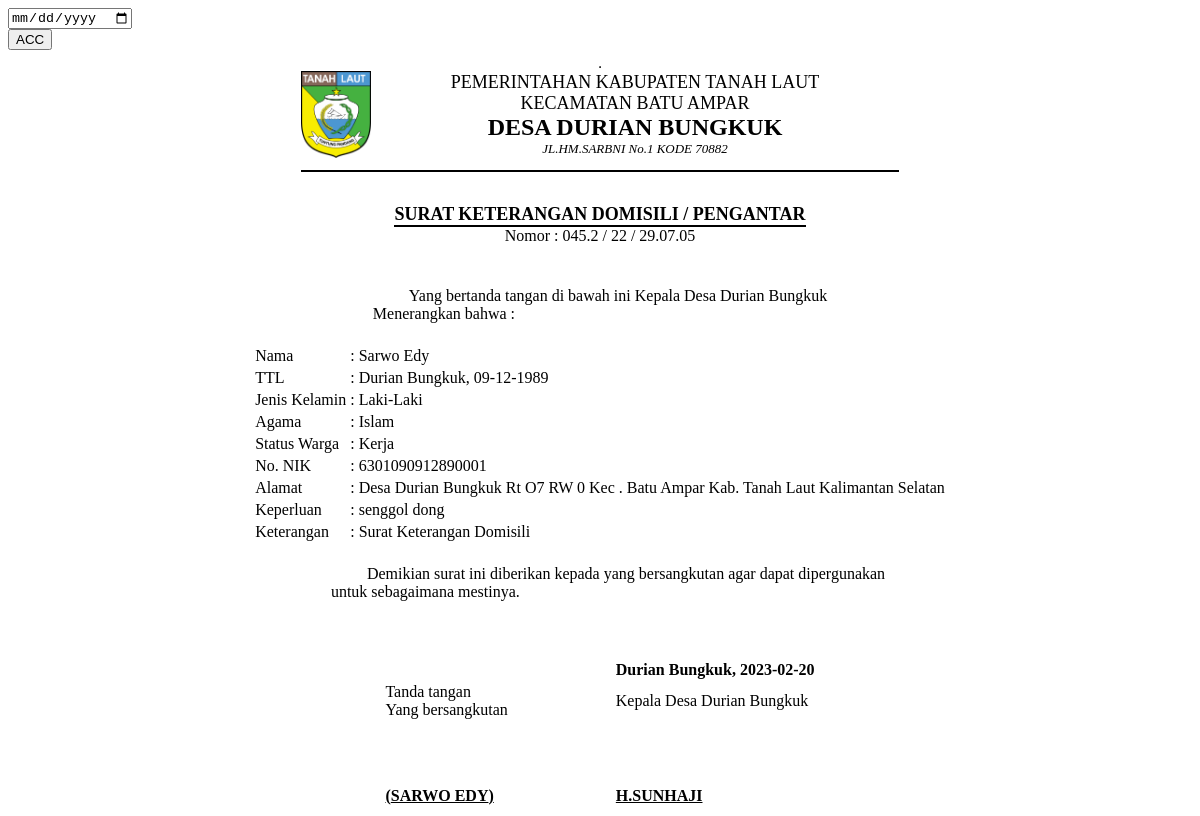
The page /demo1/view_skd.php?id_request_skd=22 on the database its author committed.
### tables this page shows
CREATE TABLE `data_request_skd` (
  `id_request_skd` int(11) NOT NULL,
  `nik` varchar(16) NOT NULL,
  `tanggal_request` timestamp NOT NULL DEFAULT current_timestamp(),
  `scan_ktp` text NOT NULL,
  `scan_kk` text NOT NULL,
  `keperluan` varchar(20) NOT NULL,
  `keterangan` varchar(50) NOT NULL DEFAULT 'Data sedang diperiksa oleh Staf',
  `request` varchar(20) NOT NULL DEFAULT 'DOMISILI',
  `status` int(11) NOT NULL DEFAULT 0,
  `acc` date NOT NULL
);

CREATE TABLE `data_user` (
  `nik` varchar(16) NOT NULL,
  `password` varchar(225) NOT NULL,
  `hak_akses` varchar(225) NOT NULL,
  `nama` varchar(30) NOT NULL,
  `tanggal_lahir` date NOT NULL,
  `tempat_lahir` varchar(30) NOT NULL,
  `jekel` varchar(20) NOT NULL,
  `agama` varchar(20) NOT NULL,
  `alamat` text NOT NULL,
  `telepon` varchar(13) NOT NULL,
  `status_warga` varchar(30) NOT NULL
);

### demo1/view_skd.php (the view, shortened to what this page needs)
<?php include '../konek.php';?>
<link href="css/sweetalert.css" rel="stylesheet" type="text/css">
<?php
	if(isset($_GET['id_request_skd'])){
		$id=$_GET['id_request_skd'];
		$sql = "SELECT * FROM data_request_skd natural join data_user WHERE id_request_skd='$id'";
		$query = mysqli_query($konek,$sql);
        $data = mysqli_fetch_array($query,MYSQLI_BOTH);
        $id=$data['id_request_skd'];
        $nik = $data['nik'];
		$nama = $data['nama'];
		$tempat = $data['tempat_lahir'];
        $tgl = $data['tanggal_lahir'];
        $format2 = date('d-m-Y', strtotime($tgl));
		$agama = $data['agama'];
		$jekel = $data['jekel'];
		$nama = $data['nama'];
		$alamat = $data['alamat'];
		$status_warga = $data['status_warga'];
        $request = $data['request'];
        $keperluan = $data['keperluan'];
        $acc = $data['acc'];
	}
?>
                <div class="page-inner mt--5">
					<div class="row mt--2">
						<div class="col-md-6">
							<div class="card full-height">
								<div class="card-body">
								    <div class="card-tools">
                                        <form action="" method="POST"name="myForm" onsubmit="return validateForm()">
                                            <div class="form-group">
                                                <input type="date" name="tgl_acc" class="form-control">
                                                <div class="form-group">
                                                    <input type="submit" name="ttd" value="ACC" class="btn btn-primary btn-sm">
                                                </div>
                                            </div>
                                        </form>
									</div>
								</div>
							</div>
						</div>
					</div>
					<div class="row">
						<div class="col-md-12">
							<div class="card">
								<div class="card-body">
                                <table border="1" align="center">
                                    <table border="0" align="center">
                                        <tr>
                                        <td><img src="main/img/db/tanahlaut.png" width="70" height="87" alt=""></td>
                                        <td></td>
                                        <td></td>
                                        <td></td>
                                        <td></td>
                                        <td></td>
                                        <td></td>
                                        <td></td>
                                        <td></td>
                                        <td></td>
                                        <td></td>
                                        <td></td>
                                        <td></td>
                                        <td></td>
                                        <td></td>
                                        <td></td>
                                        <td></td>
                                        <td></td>
                                        <td></td>
                                        <td></td>
                                            <td>
                                                <center>
                                                    <font size="4">PEMERINTAHAN KABUPATEN TANAH LAUT</font><br>
                                                    <font size="4">KECAMATAN BATU AMPAR</font><br>
                                                    <font size="5"><b>DESA DURIAN BUNGKUK</b></font><br>
                                                    <font size="2"><i>JL.HM.SARBNI No.1 KODE 70882</i></font><br>
                                                </center>
                                            </td>
                                        <td></td>
                                        <td></td>
                                        <td></td>
                                        <td></td>
                                        <td></td>
                                        <td></td>
                                        <td></td>
                                        <td></td>
                                        <td></td>
                                        <td></td>
                                        <td></td>
                                        <td></td>
                                        <td></td>
                                        <td></td>
                                        <td></td>
                                        <td></td>
                                        <td></td>
                                        <td></td>
                                        <td></td>
                                        <td></td>
                                        </tr>
                                        <tr>
                                            <td colspan="45"><hr color="black"></td>
                                        </tr>
                                    </table>
                                    <br>
                                    <table border="0" align="center">
                                        <tr>
                                            <td>
                                                <center>
                                                    <font size="4"><b>SURAT KETERANGAN DOMISILI / PENGANTAR</b></font><br>
                                                    <hr style="margin:0px" color="black">
                                                    <span>Nomor : 045.2 / <?php echo $id;?> / 29.07.05</span>
                                                </center>
                                            </td>
                                        </tr>
                                    </table>
                                    <br>
                                    <br>
                                    <table border="0" align="center">
                                        <tr>
                                            <td>
                                                &nbsp;&nbsp;&nbsp;&nbsp;&nbsp;&nbsp;&nbsp;&nbsp;&nbsp;Yang bertanda tangan di bawah ini Kepala Desa Durian Bungkuk <br> Menerangkan bahwa :
                                            </td>
                                        </tr>
                                    </table>
                                    <br>
                                    <table border="0" align="center">
                                        <tr>
                                            <td>Nama</td>
                                            <td>:</td>
                                            <td><?php echo $nama;?></td>
                                        </tr>
                                        <tr>
                                            <td>TTL</td>
                                            <td>:</td>
                                            <td><?php echo $tempat.", ".$format2;?></td>
                                        </tr>
                                        <tr>
                                            <td>Jenis Kelamin</td>
                                            <td>:</td>
                                            <td><?php echo $jekel;?></td>
                                        </tr>
                                        <tr>
                                            <td>Agama</td>
                                            <td>:</td>
                                            <td><?php echo $agama;?></td>
                                        </tr>
                                        <tr>
                                            <td>Status Warga</td>
                                            <td>:</td>
                                            <td><?php echo $status_warga;?></td>
                                        </tr>
                                        <tr>
                                            <td>No. NIK</td>
                                            <td>:</td>
                                            <td><?php echo $nik;?></td>
                                        </tr>
                                        <tr>
                                            <td>Alamat</td>
                                            <td>:</td>
                                            <td><?php echo $alamat;?></td>
                                        </tr>
                                        <tr>
                                            <td>Keperluan</td>
                                            <td>:</td>
                                            <td><?php echo $keperluan;?></td>
                                        </tr>
                                        <tr>
                                            <td>Keterangan</td>
                                            <td>:</td>
                                            <?php
                                                if($request=="DOMISILI"){
                                                    $request="Surat Keterangan Domisili";
                                                }
                                            ?>
                                            <td><?php echo $request;?></td>
                                        </tr>
                                    </table>
                                    <br>
                                    <table border="0" align="center">
                                        <tr>
                                            <td>
                                                &nbsp;&nbsp;&nbsp;&nbsp;&nbsp;&nbsp;&nbsp;&nbsp;&nbsp;&nbsp;&nbsp;&nbsp;&nbsp;Demikian surat ini diberikan kepada yang bersangkutan agar dapat dipergunakan<br>&nbsp;&nbsp;&nbsp;&nbsp;untuk sebagaimana mestinya.
                                            </td>
                                        </tr>
                                    </table>
                                    <br>
                                    <br>
                                    <br>
                                    <table border="0" align="center">
                                        <tr>
                                            <th></th>
                                            <th width="100px"></th>
                                            <th>Durian Bungkuk, <?php echo $acc;?></th>
                                        </tr>
                                        <tr>
                                            <td>Tanda tangan <br> Yang bersangkutan </td>
                                            <td></td>
                                            <td>Kepala Desa Durian Bungkuk</td>
                                        </tr>
                                        <tr>
                                            <td rowspan="15"></td>
                                            <td></td>
                                            <td rowspan="15"></td>
                                        </tr>
                                        <tr>
                                            <td></td>
                                        </tr>
                                        <tr>
                                            <td></td>
                                        </tr>
                                        <tr>
                                            <td></td>
                                        </tr>
                                        <tr>
                                            <td></td>
                                        </tr>
                                        <tr>
                                            <td></td>
                                        </tr>
                                        <tr>
                                            <td></td>
                                        </tr>
                                        <tr>
                                            <td></td>
                                        </tr>
                                        <tr>
                                            <td></td>
                                        </tr>
                                        <tr>
                                            <td></td>
                                        </tr>
                                        <tr>
                                            <td></td>
                                        </tr>
                                        <tr>
                                            <td></td>
                                        </tr>
                                        <tr>
                                            <td></td>
                                        </tr><tr>
                                            <td></td>
                                        </tr><tr>
                                            <td></td>
                                        </tr><tr>
                                            <td></td>
                                        </tr>
                                        <tr>
                                            <td><b style="text-transform:uppercase"><u>(<?php echo $nama;?>)</u></b></td>
                                            <td></td>
                                            <td><b><u>H.SUNHAJI</u></b></td>
                                        </tr>
                                    </table>
                                </table>
								</div>
							</div>
						</div>
					</div>
			</div>

### rows shown on the page
data_request_skd: id_request_skd "22", nik.nama "Sarwo Edy", nik.tempat_lahir "Durian Bungkuk", nik.tanggal_lahir "09-12-1989", nik.jekel "Laki-Laki", nik.agama "Islam", nik.status_warga "Kerja", nik "6301090912890001", nik.alamat "Desa Durian Bungkuk Rt O7 RW 0 Kec . Batu Ampar Kab. Tanah Laut Kalimantan Selatan", keperluan "senggol dong", request "Surat Keterangan Domisili", acc "2023-02-20", nik.nama "SARWO EDY"
